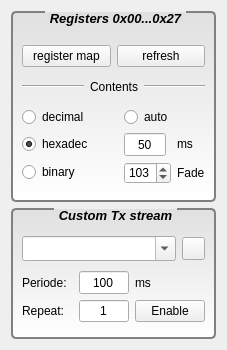
       <widget class="QWidget" name="tabFPGA">
        <attribute name="title">
         <string>FPGA</string>
        </attribute>
        <layout class="QGridLayout" name="gridLayout_3">
         <item row="0" column="0">
          <widget class="QGroupBox" name="groupBox_6">
           <property name="minimumSize">
            <size>
             <width>201</width>
             <height>191</height>
            </size>
           </property>
           <property name="maximumSize">
            <size>
             <width>210</width>
             <height>191</height>
            </size>
           </property>
           <property name="font">
            <font>
             <pointsize>10</pointsize>
             <weight>75</weight>
             <italic>true</italic>
             <bold>true</bold>
            </font>
           </property>
           <property name="styleSheet">
            <string notr="true"> QGroupBox {
	background-color: qlineargradient(x1: 0, y1: 0, x2: 0, y2: 1, stop: 0 #E0E0E0, stop: 1 #FFFFFF);
	border: 2px solid gray;
	border-radius: 5px;
	margin-top: 3ex; /* leave space at the top for the title */
 }

 QGroupBox::title {
	subcontrol-origin: boarder; /* margin boarder padding content */
	subcontrol-position: top center; /* position at the top center */
	padding: 0 3px
 }</string>
           </property>
           <property name="title">
            <string>Registers 0x00...0x27</string>
           </property>
           <property name="flat">
            <bool>false</bool>
           </property>
           <layout class="QGridLayout" name="gridLayout_4">
            <property name="topMargin">
             <number>25</number>
            </property>
            <item row="2" column="0">
             <layout class="QGridLayout" name="gridLayout">
              <item row="2" column="0">
               <widget class="QRadioButton" name="rbBinContent">
                <property name="text">
                 <string>binary</string>
                </property>
               </widget>
              </item>
              <item row="0" column="1">
               <widget class="QRadioButton" name="rbAutoRefreshReg">
                <property name="text">
                 <string>auto</string>
                </property>
                <property name="autoExclusive">
                 <bool>false</bool>
                </property>
               </widget>
              </item>
              <item row="1" column="0">
               <widget class="QRadioButton" name="rbHexContent">
                <property name="text">
                 <string>hexadec</string>
                </property>
                <property name="checked">
                 <bool>true</bool>
                </property>
               </widget>
              </item>
              <item row="0" column="0">
               <widget class="QRadioButton" name="rbDecContent">
                <property name="text">
                 <string>decimal</string>
                </property>
               </widget>
              </item>
              <item row="1" column="1" rowspan="2">
               <layout class="QGridLayout" name="gridLayout_9">
                <item row="0" column="0">
                 <widget class="QLineEdit" name="leAutoRefPeri">
                  <property name="sizePolicy">
                   <sizepolicy hsizetype="Fixed" vsizetype="Fixed">
                    <horstretch>0</horstretch>
                    <verstretch>0</verstretch>
                   </sizepolicy>
                  </property>
                  <property name="minimumSize">
                   <size>
                    <width>42</width>
                    <height>23</height>
                   </size>
                  </property>
                  <property name="maximumSize">
                   <size>
                    <width>34</width>
                    <height>16777215</height>
                   </size>
                  </property>
                  <property name="text">
                   <string>50</string>
                  </property>
                  <property name="alignment">
                   <set>Qt::AlignCenter</set>
                  </property>
                 </widget>
                </item>
                <item row="0" column="1">
                 <widget class="QLabel" name="label_19">
                  <property name="sizePolicy">
                   <sizepolicy hsizetype="Fixed" vsizetype="Fixed">
                    <horstretch>0</horstretch>
                    <verstretch>0</verstretch>
                   </sizepolicy>
                  </property>
                  <property name="layoutDirection">
                   <enum>Qt::LeftToRight</enum>
                  </property>
                  <property name="text">
                   <string>ms</string>
                  </property>
                 </widget>
                </item>
                <item row="1" column="0">
                 <widget class="QSpinBox" name="sbFadeOutFacor">
                  <property name="minimumSize">
                   <size>
                    <width>47</width>
                    <height>0</height>
                   </size>
                  </property>
                  <property name="maximumSize">
                   <size>
                    <width>34</width>
                    <height>16777215</height>
                   </size>
                  </property>
                  <property name="minimum">
                   <number>50</number>
                  </property>
                  <property name="maximum">
                   <number>150</number>
                  </property>
                  <property name="value">
                   <number>103</number>
                  </property>
                 </widget>
                </item>
                <item row="1" column="1">
                 <widget class="QLabel" name="label_21">
                  <property name="maximumSize">
                   <size>
                    <width>33</width>
                    <height>16777215</height>
                   </size>
                  </property>
                  <property name="text">
                   <string>Fade</string>
                  </property>
                 </widget>
                </item>
               </layout>
              </item>
             </layout>
            </item>
            <item row="0" column="0">
             <layout class="QHBoxLayout" name="horizontalLayout_15">
              <item>
               <widget class="QPushButton" name="pbOpenRegView">
                <property name="text">
                 <string>register map</string>
                </property>
               </widget>
              </item>
              <item>
               <widget class="QPushButton" name="pbRefreshRegMap">
                <property name="text">
                 <string>refresh</string>
                </property>
               </widget>
              </item>
             </layout>
            </item>
            <item row="1" column="0">
             <layout class="QHBoxLayout" name="horizontalLayout_17">
              <item>
               <widget class="Line" name="line_2">
                <property name="sizePolicy">
                 <sizepolicy hsizetype="MinimumExpanding" vsizetype="Fixed">
                  <horstretch>0</horstretch>
                  <verstretch>0</verstretch>
                 </sizepolicy>
                </property>
                <property name="orientation">
                 <enum>Qt::Horizontal</enum>
                </property>
               </widget>
              </item>
              <item>
               <widget class="QLabel" name="label_18">
                <property name="text">
                 <string>Contents</string>
                </property>
               </widget>
              </item>
              <item>
               <widget class="Line" name="line_3">
                <property name="sizePolicy">
                 <sizepolicy hsizetype="MinimumExpanding" vsizetype="Fixed">
                  <horstretch>0</horstretch>
                  <verstretch>0</verstretch>
                 </sizepolicy>
                </property>
                <property name="orientation">
                 <enum>Qt::Horizontal</enum>
                </property>
               </widget>
              </item>
             </layout>
            </item>
           </layout>
          </widget>
         </item>
         <item row="1" column="0">
          <widget class="QGroupBox" name="groupBox_5">
           <property name="minimumSize">
            <size>
             <width>205</width>
             <height>131</height>
            </size>
           </property>
           <property name="maximumSize">
            <size>
             <width>210</width>
             <height>165</height>
            </size>
           </property>
           <property name="font">
            <font>
             <pointsize>10</pointsize>
             <weight>75</weight>
             <italic>true</italic>
             <bold>true</bold>
            </font>
           </property>
           <property name="styleSheet">
            <string notr="true"> QGroupBox {
	background-color: qlineargradient(x1: 0, y1: 0, x2: 0, y2: 1, stop: 0 #E0E0E0, stop: 1 #FFFFFF);
	border: 2px solid gray;
	border-radius: 5px;
	margin-top: 3ex; /* leave space at the top for the title */
 }

 QGroupBox::title {
	subcontrol-origin: boarder; /* margin boarder padding content */
	subcontrol-position: top center; /* position at the top center */
	padding: 0 3px
 }</string>
           </property>
           <property name="title">
            <string>Custom Tx stream</string>
           </property>
           <layout class="QGridLayout" name="gridLayout_11">
            <property name="topMargin">
             <number>25</number>
            </property>
            <item row="0" column="0">
             <layout class="QHBoxLayout" name="horizontalLayout_2">
              <item>
               <widget class="QComboBox" name="cbRepeatCustSeq">
                <property name="minimumSize">
                 <size>
                  <width>150</width>
                  <height>25</height>
                 </size>
                </property>
                <property name="maximumSize">
                 <size>
                  <width>16777215</width>
                  <height>25</height>
                 </size>
                </property>
                <property name="editable">
                 <bool>true</bool>
                </property>
               </widget>
              </item>
              <item>
               <widget class="QPushButton" name="pbDeleteCurrIdx">
                <property name="sizePolicy">
                 <sizepolicy hsizetype="Fixed" vsizetype="Fixed">
                  <horstretch>0</horstretch>
                  <verstretch>0</verstretch>
                 </sizepolicy>
                </property>
                <property name="minimumSize">
                 <size>
                  <width>23</width>
                  <height>23</height>
                 </size>
                </property>
                <property name="maximumSize">
                 <size>
                  <width>23</width>
                  <height>23</height>
                 </size>
                </property>
                <property name="toolTip">
                 <string>Remove current item from combo box</string>
                </property>
                <property name="whatsThis">
                 <string/>
                </property>
                <property name="text">
                 <string/>
                </property>
                <property name="icon">
                 <iconset>
                  <normaloff>:/RESOURCES/DeleteRed.png</normaloff>:/RESOURCES/DeleteRed.png</iconset>
                </property>
               </widget>
              </item>
             </layout>
            </item>
            <item row="1" column="0">
             <layout class="QGridLayout" name="gridLayout_7">
              <property name="sizeConstraint">
               <enum>QLayout::SetDefaultConstraint</enum>
              </property>
              <property name="topMargin">
               <number>3</number>
              </property>
              <property name="bottomMargin">
               <number>3</number>
              </property>
              <item row="0" column="0">
               <widget class="QLabel" name="label_2">
                <property name="text">
                 <string>Periode:</string>
                </property>
               </widget>
              </item>
              <item row="1" column="1">
               <widget class="QLineEdit" name="leRepeatNtimes">
                <property name="sizePolicy">
                 <sizepolicy hsizetype="Fixed" vsizetype="Fixed">
                  <horstretch>0</horstretch>
                  <verstretch>0</verstretch>
                 </sizepolicy>
                </property>
                <property name="maximumSize">
                 <size>
                  <width>50</width>
                  <height>23</height>
                 </size>
                </property>
                <property name="baseSize">
                 <size>
                  <width>0</width>
                  <height>0</height>
                 </size>
                </property>
                <property name="toolTip">
                 <string>Number of repetitions</string>
                </property>
                <property name="text">
                 <string>1</string>
                </property>
                <property name="alignment">
                 <set>Qt::AlignCenter</set>
                </property>
               </widget>
              </item>
              <item row="0" column="2">
               <widget class="QLabel" name="label_17">
                <property name="text">
                 <string>ms</string>
                </property>
               </widget>
              </item>
              <item row="1" column="2">
               <widget class="QPushButton" name="pbRepeatOnOff">
                <property name="minimumSize">
                 <size>
                  <width>60</width>
                  <height>0</height>
                 </size>
                </property>
                <property name="maximumSize">
                 <size>
                  <width>70</width>
                  <height>16777215</height>
                 </size>
                </property>
                <property name="text">
                 <string>Enable</string>
                </property>
                <property name="checkable">
                 <bool>true</bool>
                </property>
               </widget>
              </item>
              <item row="1" column="0">
               <widget class="QLabel" name="label">
                <property name="text">
                 <string>Repeat:</string>
                </property>
               </widget>
              </item>
              <item row="0" column="1">
               <widget class="QLineEdit" name="leRepeatPeri">
                <property name="sizePolicy">
                 <sizepolicy hsizetype="Fixed" vsizetype="Fixed">
                  <horstretch>0</horstretch>
                  <verstretch>0</verstretch>
                 </sizepolicy>
                </property>
                <property name="maximumSize">
                 <size>
                  <width>50</width>
                  <height>23</height>
                 </size>
                </property>
                <property name="baseSize">
                 <size>
                  <width>0</width>
                  <height>0</height>
                 </size>
                </property>
                <property name="text">
                 <string>100</string>
                </property>
                <property name="alignment">
                 <set>Qt::AlignCenter</set>
                </property>
               </widget>
              </item>
             </layout>
            </item>
           </layout>
          </widget>
         </item>
        </layout>
       </widget>
